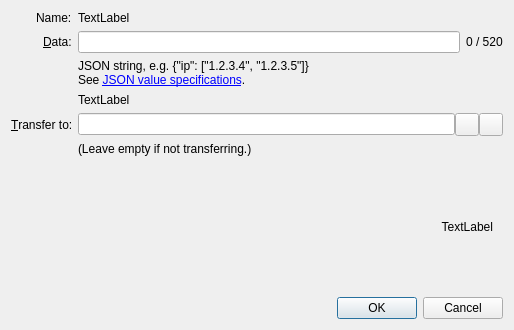
<?xml version="1.0" encoding="UTF-8"?>
<ui version="4.0">
 <class>ConfigureNameDialog</class>
 <widget class="QDialog" name="ConfigureNameDialog">
  <property name="geometry">
   <rect>
    <x>0</x>
    <y>0</y>
    <width>514</width>
    <height>330</height>
   </rect>
  </property>
  <property name="sizePolicy">
   <sizepolicy hsizetype="Preferred" vsizetype="Preferred">
    <horstretch>0</horstretch>
    <verstretch>0</verstretch>
   </sizepolicy>
  </property>
  <property name="windowTitle">
   <string>Configure Name</string>
  </property>
  <layout class="QVBoxLayout" name="verticalLayout">
   <item>
    <layout class="QFormLayout" name="formLayout">
     <property name="fieldGrowthPolicy">
      <enum>QFormLayout::AllNonFixedFieldsGrow</enum>
     </property>
     <property name="labelAlignment">
      <set>Qt::AlignRight|Qt::AlignTrailing|Qt::AlignVCenter</set>
     </property>
     <item row="1" column="0">
      <widget class="QLabel" name="label_2">
       <property name="text">
        <string>Name:</string>
       </property>
       <property name="buddy">
        <cstring>dataEdit</cstring>
       </property>
      </widget>
     </item>
     <item row="1" column="1">
      <widget class="QLabel" name="labelName">
       <property name="text">
        <string notr="true">TextLabel</string>
       </property>
       <property name="textFormat">
        <enum>Qt::PlainText</enum>
       </property>
      </widget>
     </item>
     <item row="3" column="0">
      <widget class="QLabel" name="label">
       <property name="text">
        <string>&amp;Data:</string>
       </property>
       <property name="alignment">
        <set>Qt::AlignLeading|Qt::AlignLeft|Qt::AlignVCenter</set>
       </property>
       <property name="buddy">
        <cstring>dataEdit</cstring>
       </property>
      </widget>
     </item>
     <item row="3" column="1">
      <layout class="QHBoxLayout" name="horizontalLayout_3">
       <item>
        <widget class="QLineEdit" name="dataEdit">
         <property name="toolTip">
          <string>Enter JSON string that will be associated with the name</string>
         </property>
         <property name="maxLength">
          <number>520</number>
         </property>
        </widget>
       </item>
       <item>
        <widget class="QLabel" name="dataSize">
         <property name="text">
          <string>0 / 520</string>
         </property>
        </widget>
     </item>
     <!--
       <item>
        <widget class="QPushButton" name="btnDNSEditor">
         <property name="text">
          <string>DNS Editor&#8230;</string>
         </property>
        </widget>
       </item>
     -->
     </layout>
     </item>
     <item row="4" column="1">
      <widget class="QLabel" name="label_4">
       <property name="text">
        <string>JSON string, e.g. {&amp;quot;ip&amp;quot;: [&amp;quot;1.2.3.4&amp;quot;, &amp;quot;1.2.3.5&amp;quot;]}&lt;br&gt;See &lt;a href=&quot;https://github.com/doichain/proposals&quot;&gt;JSON value specifications&lt;/a&gt;.</string>
       </property>
       <property name="openExternalLinks">
        <bool>true</bool>
       </property>
      </widget>
     </item>
     <item row="5" column="1">
      <widget class="QLabel" name="labelValidJSON">
       <property name="text">
        <string>TextLabel</string>
       </property>
      </widget>
     </item>
     <item row="6" column="0">
      <widget class="QLabel" name="labelTransferTo">
       <property name="text">
        <string>&amp;Transfer to:</string>
       </property>
       <property name="buddy">
        <cstring>transferTo</cstring>
       </property>
      </widget>
     </item>
     <item row="6" column="1">
      <layout class="QHBoxLayout" name="transferToLayout">
       <property name="spacing">
        <number>0</number>
       </property>
       <property name="sizeConstraint">
        <enum>QLayout::SetDefaultConstraint</enum>
       </property>
       <item>
        <widget class="QValidatedLineEdit" name="transferTo">
         <property name="toolTip">
          <string>The address to transfer the name to.</string>
         </property>
        </widget>
       </item>
       <item>
        <widget class="QToolButton" name="addressBookButton">
         <property name="toolTip">
          <string>Choose address from address book</string>
         </property>
         <property name="text">
          <string/>
         </property>
         <property name="icon">
          <iconset resource="../bitcoin.qrc">
           <normaloff>:/icons/address-book</normaloff>:/icons/address-book</iconset>
         </property>
         <property name="shortcut">
          <string>Alt+A</string>
         </property>
        </widget>
       </item>
       <item>
        <widget class="QToolButton" name="pasteButton">
         <property name="toolTip">
          <string>Paste address from clipboard</string>
         </property>
         <property name="text">
          <string/>
         </property>
         <property name="icon">
          <iconset resource="../bitcoin.qrc">
           <normaloff>:/icons/editpaste</normaloff>:/icons/editpaste</iconset>
         </property>
         <property name="shortcut">
          <string>Alt+P</string>
         </property>
        </widget>
       </item>
      </layout>
     </item>
     <item row="7" column="1">
      <widget class="QLabel" name="labelTransferToHint">
       <property name="text">
        <string>(Leave empty if not transferring.)</string>
       </property>
      </widget>
     </item>
    </layout>
   </item>
   <item>
    <widget class="QLabel" name="labelSubmitHint">
     <property name="text">
      <string notr="true">TextLabel</string>
     </property>
     <property name="alignment">
      <set>Qt::AlignRight|Qt::AlignTrailing|Qt::AlignVCenter</set>
     </property>
     <property name="margin">
      <number>10</number>
     </property>
     <property name="indent">
      <number>10</number>
     </property>
    </widget>
   </item>
   <item>
    <layout class="QHBoxLayout" name="horizontalLayout">
     <item>
      <spacer name="horizontalSpacer">
       <property name="orientation">
        <enum>Qt::Horizontal</enum>
       </property>
       <property name="sizeHint" stdset="0">
        <size>
         <width>40</width>
         <height>20</height>
        </size>
       </property>
      </spacer>
     </item>
     <item>
      <widget class="QDialogButtonBox" name="buttonBox">
       <property name="sizePolicy">
        <sizepolicy hsizetype="Maximum" vsizetype="Fixed">
         <horstretch>0</horstretch>
         <verstretch>0</verstretch>
        </sizepolicy>
       </property>
       <property name="orientation">
        <enum>Qt::Horizontal</enum>
       </property>
       <property name="standardButtons">
        <set>QDialogButtonBox::Cancel|QDialogButtonBox::Ok</set>
       </property>
      </widget>
     </item>
    </layout>
   </item>
  </layout>
 </widget>
 <customwidgets>
  <customwidget>
   <class>QValidatedLineEdit</class>
   <extends>QLineEdit</extends>
   <header>qt/qvalidatedlineedit.h</header>
  </customwidget>
 </customwidgets>
 <tabstops>
  <tabstop>dataEdit</tabstop>
  <tabstop>transferTo</tabstop>
  <tabstop>addressBookButton</tabstop>
  <tabstop>pasteButton</tabstop>
 </tabstops>
 <resources>
  <include location="../bitcoin.qrc"/>
 </resources>
 <connections>
  <connection>
   <sender>buttonBox</sender>
   <signal>accepted()</signal>
   <receiver>ConfigureNameDialog</receiver>
   <slot>accept()</slot>
   <hints>
    <hint type="sourcelabel">
     <x>248</x>
     <y>254</y>
    </hint>
    <hint type="destinationlabel">
     <x>157</x>
     <y>274</y>
    </hint>
   </hints>
  </connection>
  <connection>
   <sender>buttonBox</sender>
   <signal>rejected()</signal>
   <receiver>ConfigureNameDialog</receiver>
   <slot>reject()</slot>
   <hints>
    <hint type="sourcelabel">
     <x>248</x>
     <y>254</y>
    </hint>
    <hint type="destinationlabel">
     <x>157</x>
     <y>274</y>
    </hint>
   </hints>
  </connection>
 </connections>
</ui>
